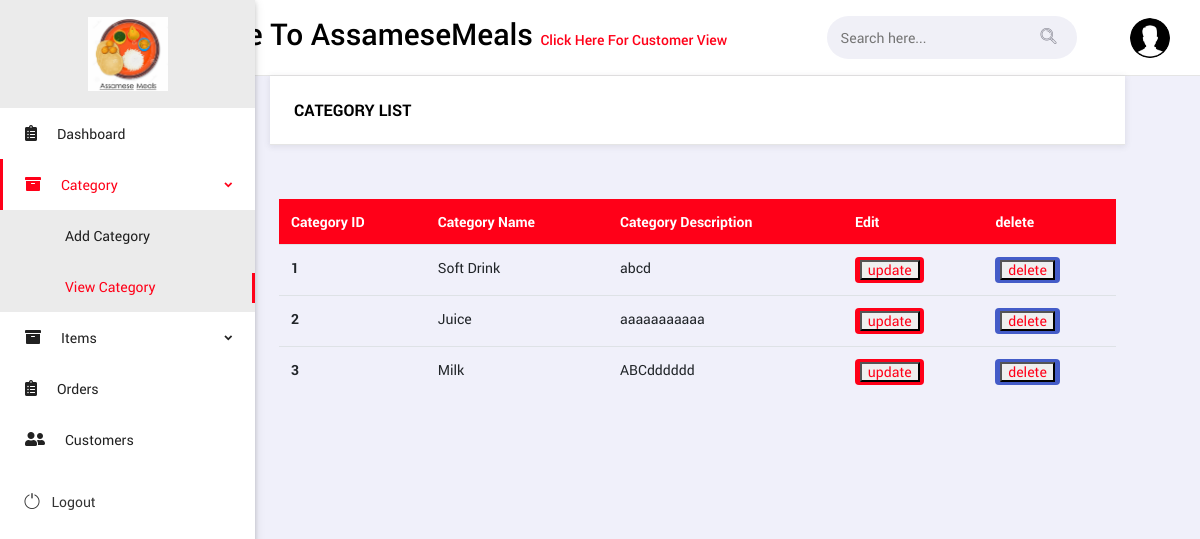
Before: /admin/view_category.php (signed in) with the older database file.
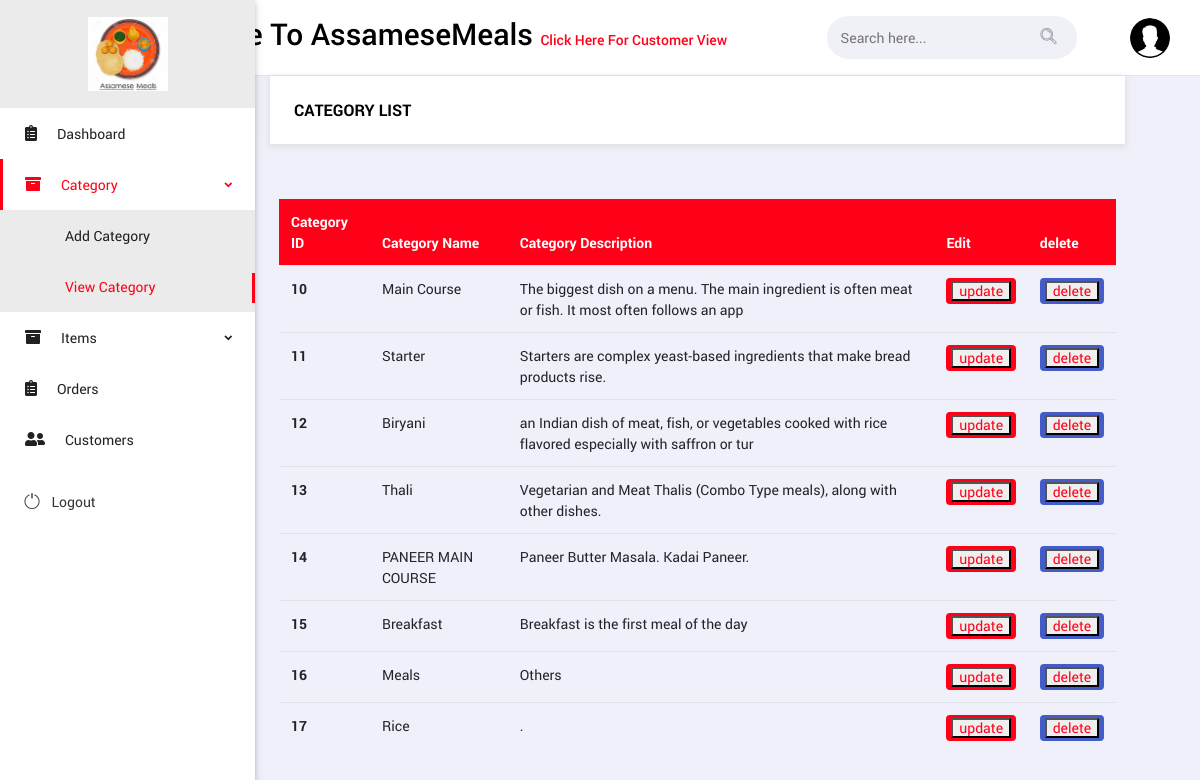
After: the same page with the newer database file.
### tables this page shows
CREATE TABLE `category` (
  `cat_id` int(5) NOT NULL,
  `cat_name` varchar(25) NOT NULL,
  `cat_description` varchar(100) NOT NULL
);

### admin/view_category.php (the view, shortened to what this page needs)
<?php
include "navbar.php";
$view_category = mysqli_query($con, "SELECT * FROM `category`");
?>
<!DOCTYPE html>
<body>
    <main class="body-content">
        <div class="col-12">
            <div class="ms-panel">
                <div class="ms-panel-header">
                    <h6> Category List</h6>
                </div>
            </div>
        </div>
        <div class="ms-panel-body">
            <div class="table-responsive">
                <table class="table table-hover thead-primary">
                    <thead>
                        <tr>
                            <th scope="col">Category ID</th>
                            <th scope="col">Category Name</th>
                            <th scope="col">Category Description</th>
                            <th scope="col">Edit</th>
                            <th scope="col">delete</th>
                        </tr>
                    </thead>
                    <tbody>
                        <?php
                        while ($row = mysqli_fetch_array($view_category)) {
                        ?>
                            <tr>
                                <th scope="row"><?php echo $row["cat_id"]; ?></th>
                                <td><?php echo $row["cat_name"]; ?></td>
                                <td> <?php echo $row["cat_description"]; ?></td>
                                <td><span class="badge badge-primary"><button><a href="update_category.php?id=<?php echo $row["cat_id"]; ?>"> update</a></button></span></td>
                                <td><span class="badge badge-secondary"><button><a href="delete_category.php?id=<?php echo $row["cat_id"]; ?>"> delete</a></button></span></td>
                            </tr>
                        <?php
                        }
                        ?>
                    </tbody>
                </table>
            </div>
        </div>
    </main>
</body>
</html>

### admin/navbar.php (shortened to what this page needs)
<!DOCTYPE html>
<html lang="en">
<head>
    <link href="vendors/iconic-fonts/font-awesome/css/all.min.css" rel="stylesheet">
    <link rel="stylesheet" href="vendors/iconic-fonts/flat-icons/flaticon.css">
    <link rel="stylesheet" href="vendors/iconic-fonts/cryptocoins/cryptocoins.css">
    <link rel="stylesheet" href="vendors/iconic-fonts/cryptocoins/cryptocoins-colors.css">
    <link href="assets/css/bootstrap.min.css" rel="stylesheet">
    <link href="assets/css/jquery-ui.min.css" rel="stylesheet">
    <link href="assets/css/slick.css" rel="stylesheet">
    <link href="assets/css/datatables.min.css" rel="stylesheet">
    <link href="assets/css/style.css" rel="stylesheet">
</head>
<body class="ms-body ms-aside-left-open ms-primary-theme ms-has-quickbar">
    <aside id="ms-side-nav" class="side-nav fixed ms-aside-scrollable ms-aside-left">
        <div class="logo-sn ms-d-block-lg">
            <a class="pl-0 ml-0 text-center" href="../index.php">
                <img src="assets/img/name.jpg" height="60px" width="80px" alt="logo">
            </a>
        </div>
        <ul class="accordion ms-main-aside fs-14" id="side-nav-accordion">
            <li class="menu-item">
                <a href="../admin/dashboard.php"> <span><i class="fas fa-clipboard-list fs-16"></i>Dashboard</span>
                </a>
            </li>
            <li class="menu-item">
                <a href="#" class="has-chevron" data-toggle="collapse" data-target="#product" aria-expanded="false" aria-controls="product"> <span><i class="fa fa-archive fs-16"></i>Category </span>
                </a>
                <ul id="product" class="collapse" aria-labelledby="product" data-parent="#side-nav-accordion">
                    <li> <a href="add_category.php">Add Category</a>
                    </li>
                    <li> <a href="view_category.php">View Category</a>
                    </li>
                </ul>
            </li>
            <li class="menu-item">
                <a href="#" class="has-chevron" data-toggle="collapse" data-target="#product1" aria-expanded="false" aria-controls="product"> <span><i class="fa fa-archive fs-16"></i>Items </span>
                </a>
            </li>
            <li class="menu-item">
                <a href="order.php"> <span><i class="fas fa-clipboard-list fs-16"></i>Orders</span>
                </a>
            </li>
            <li class="menu-item">
                <a href="view_customer.php"> <span><i class="fas fa-user-friends fs-16"></i>Customers </span>
                </a>
            </li>
            <li>
                <a class="media fs-14 p-4" href="../logout.php"> <span><i class="flaticon-shut-down mr-2"></i> Logout</span>
                </a>
            </li>
        </ul>
    </aside>
    <nav class="navbar ms-navbar">
        <h3>Welcome To AssameseMeals <a href="../index.php"> Click Here For Customer View </a></h3>
        <ul class="ms-nav-list ms-inline mb-0" id="ms-nav-options">
            <li class="ms-nav-item ms-search-form pb-0 py-0">
                <form class="ms-form" method="post" action="../search.php">
                    <div class="ms-form-group my-0 mb-0 has-icon fs-14">
                        <input type="search" class="ms-form-input" name="search" placeholder="Search here..." value=""> <i class="flaticon-search text-disabled"></i>
                    </div>
                </form>
            </li>
            <li class="ms-nav-item ms-nav-user dropdown">
                <a href="#" id="userDropdown" data-toggle="dropdown" aria-haspopup="true" aria-expanded="false">
                    <img class="ms-user-img ms-img-round float-right" src="assets/img/people/admin.png" alt="people">
                </a>
            </li>
        </ul>
    </nav>
</body>
</html>

Changed rows visible on the page:
removed category: cat_id "1", cat_name "Soft Drink", cat_description "abcd"
removed category: cat_id "2", cat_name "Juice", cat_description "aaaaaaaaaaa"
removed category: cat_id "3", cat_name "Milk", cat_description "ABCdddddd"
added category: cat_id "10", cat_name "Main Course", cat_description "The biggest dish on a menu. The main ingredient is often meat or fish. It most often follows an app"
added category: cat_id "11", cat_name "Starter", cat_description "Starters are complex yeast-based ingredients that make bread products rise."
added category: cat_id "12", cat_name "Biryani", cat_description "an Indian dish of meat, fish, or vegetables cooked with rice flavored especially with saffron or tur"
added category: cat_id "13", cat_name "Thali", cat_description "Vegetarian and Meat Thalis (Combo Type meals), along with other dishes."
added category: cat_id "14", cat_name "PANEER MAIN COURSE", cat_description "Paneer Butter Masala. Kadai Paneer."
added category: cat_id "15", cat_name "Breakfast", cat_description "Breakfast is the first meal of the day"
added category: cat_id "16", cat_name "Meals", cat_description "Others"
added category: cat_id "17", cat_name "Rice", cat_description "."
